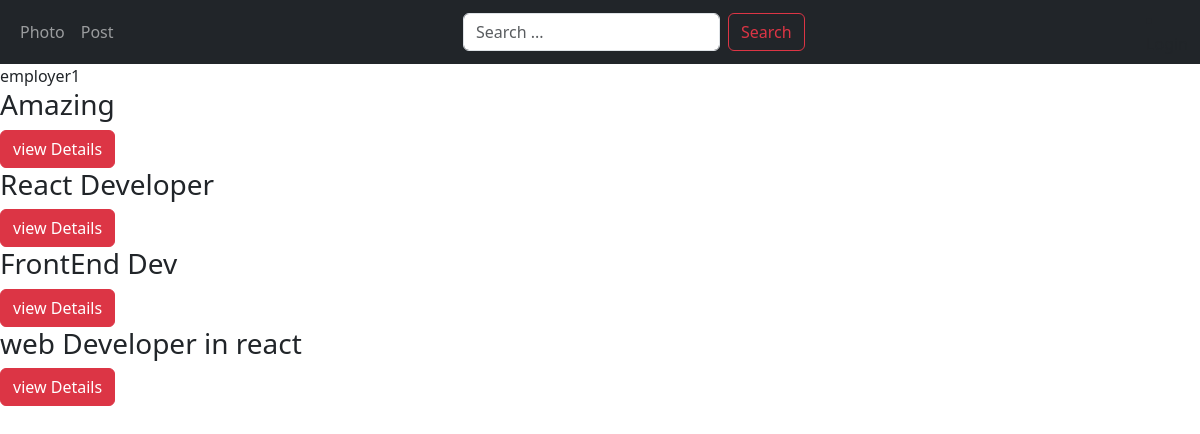
The app's page /employer_profile_detail/4, older data.
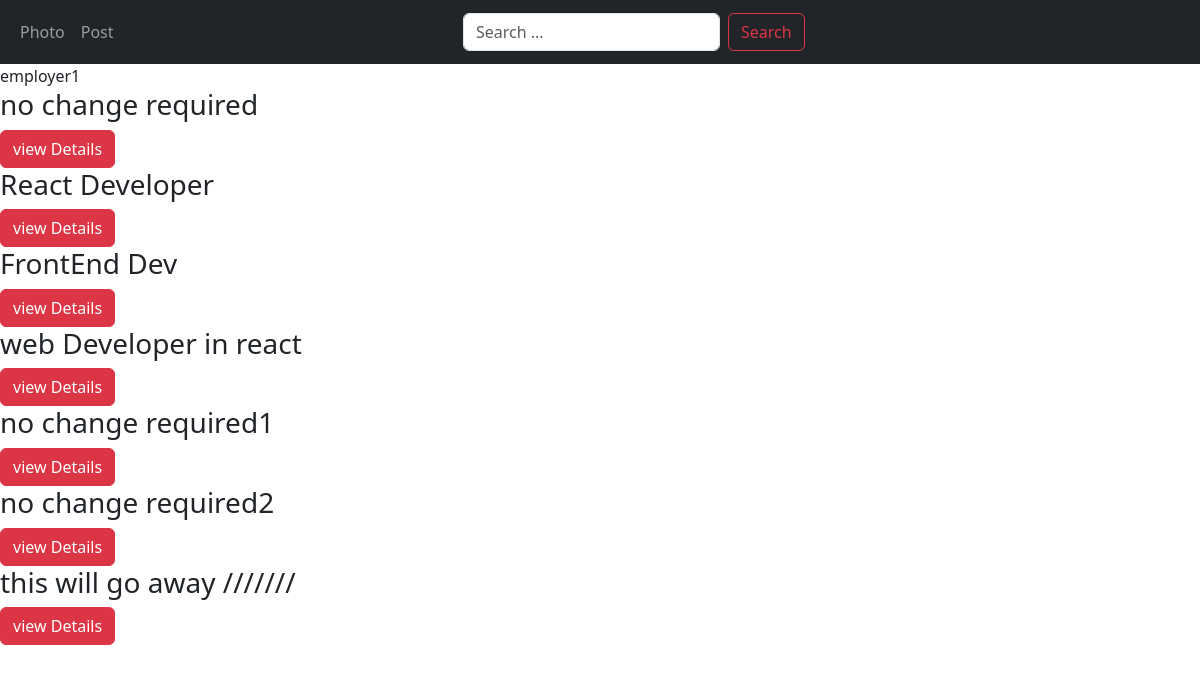
The same page, newer data.
### job/models.py (models this page shows, shortened)
class Job(models.Model):
    positions = (
        ("junior", "junior"),
        ("intermediate", "intermediate"),
        ("senior", "senior"),
        ("expart", "expart"),
    )
    contaract_types = (
        ("remote", "remote"),
        ("part-time", "part-time"),
        ("full-time", "full-time"),
        ("negotiations", "negotiations"),
    )
    employer = models.ForeignKey(
        Employer, on_delete=models.CASCADE, related_name="jobs"
    )
    job_category = models.ForeignKey(
        Category,
        related_name="jobs",
        on_delete=models.CASCADE,
    )
    job_title = models.CharField(
        max_length=200,
    )
    slug = models.CharField(max_length=200, null=True)
    job_location = models.CharField(max_length=200)
    contract_type = models.CharField(max_length=200, choices=contaract_types)
    position = models.CharField(max_length=200, choices=positions)
    job_description = models.TextField()
    created_at = models.DateTimeField(
        auto_now_add=True,
        null=True,
    )
    updated_at = models.DateTimeField(auto_now=True, null=True)

### users/views.py (the view)
# urls.py: path('employer_profile_detail/<str:pk>', views.employer_profile_detail,
def employer_profile_detail(request, pk):
    employer = Employer.employer.get(pk=pk)
    all = employer.jobs.all()
    return render(request, "profiles/employer_profile_detail.html", {"employer": employer, "all": all})

### users/models.py (called while the page is built)
    def get_queryset(self, *args, **kwargs):
        result = super().get_queryset(*args, **kwargs)
        return result.filter(user_type="employer")

### templates/profiles/employer_profile_detail.html (shortened to what this page needs)
{% extends "core/base.html" %} {% block title%}Categories Details{% endblock %}
{% load crispy_forms_tags %}
{% block content %} {{employer.full_name}} {{employer.job.job_title}}
{% for i in all %}
<h3>{{i.job_title}}</h3>
<a
  class="btn btn-danger"
  href="{% url 'job_detail' i.job_category.slug i.slug %}"
  >view Details</a
>
 {%endfor %}
{% endblock %}

Row changes from the older to the newer data that the page shows:
changed Job: job_title "Amazing" → "no change required"
added Job: job_title "no change required1"
added Job: job_title "no change required2"
added Job: job_title "this will go away ///////"
